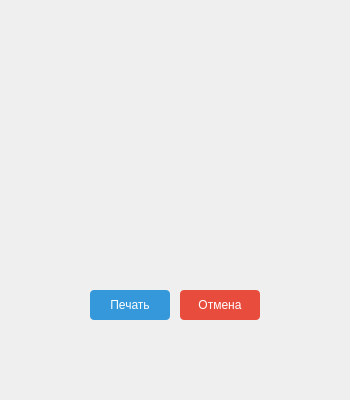
<?xml version="1.0" encoding="UTF-8"?>
<ui version="4.0">
 <class>CardDialogMag</class>
 <widget class="QDialog" name="CardDialogMag">
  <property name="geometry"><rect><x>0</x><y>0</y><width>350</width><height>400</height></rect></property>
  <property name="windowTitle"><string>Карточка мага</string></property>
  <widget class="QLabel" name="nameValueLabel">
   <property name="geometry"><rect><x>25</x><y>10</y><width>300</width><height>25</height></rect></property>
   <property name="font"><font><weight>75</weight><bold>true</bold></font></property>
   <property name="alignment"><set>Qt::AlignCenter</set></property>
  </widget>
  <widget class="QLabel" name="subtypeValueLabel">
   <property name="geometry"><rect><x>25</x><y>40</y><width>300</width><height>25</height></rect></property>
   <property name="alignment"><set>Qt::AlignCenter</set></property>
  </widget>
  <widget class="QLabel" name="healthValueLabel">
   <property name="geometry"><rect><x>70</x><y>70</y><width>100</width><height>25</height></rect></property>
   <property name="alignment"><set>Qt::AlignRight|Qt::AlignTrailing|Qt::AlignVCenter</set></property>
  </widget>
  <widget class="QLabel" name="additionalValueLabel">
   <property name="geometry"><rect><x>180</x><y>70</y><width>100</width><height>25</height></rect></property>
   <property name="alignment"><set>Qt::AlignLeading|Qt::AlignLeft|Qt::AlignVCenter</set></property>
  </widget>
  <widget class="QLabel" name="imageLabel">
   <property name="geometry"><rect><x>100</x><y>110</y><width>150</width><height>150</height></rect></property>
   <property name="scaledContents"><bool>true</bool></property>
   <property name="alignment"><set>Qt::AlignCenter</set></property>
  </widget>
  <widget class="QPushButton" name="printButton">
   <property name="geometry"><rect><x>90</x><y>290</y><width>80</width><height>30</height></rect></property>
   <property name="styleSheet"><string notr="true">background-color: #3498db; color: white; border: none; border-radius: 4px;</string></property>
   <property name="text"><string>Печать</string></property>
  </widget>
  <widget class="QPushButton" name="cancelButton">
   <property name="geometry"><rect><x>180</x><y>290</y><width>80</width><height>30</height></rect></property>
   <property name="styleSheet"><string notr="true">background-color: #e74c3c; color: white; border: none; border-radius: 4px;</string></property>
   <property name="text"><string>Отмена</string></property>
  </widget>
 </widget>
 <resources/>
 <connections><connection><sender>cancelButton</sender><signal>clicked()</signal><receiver>CardDialogMag</receiver><slot>reject()</slot></connection></connections>
</ui>
